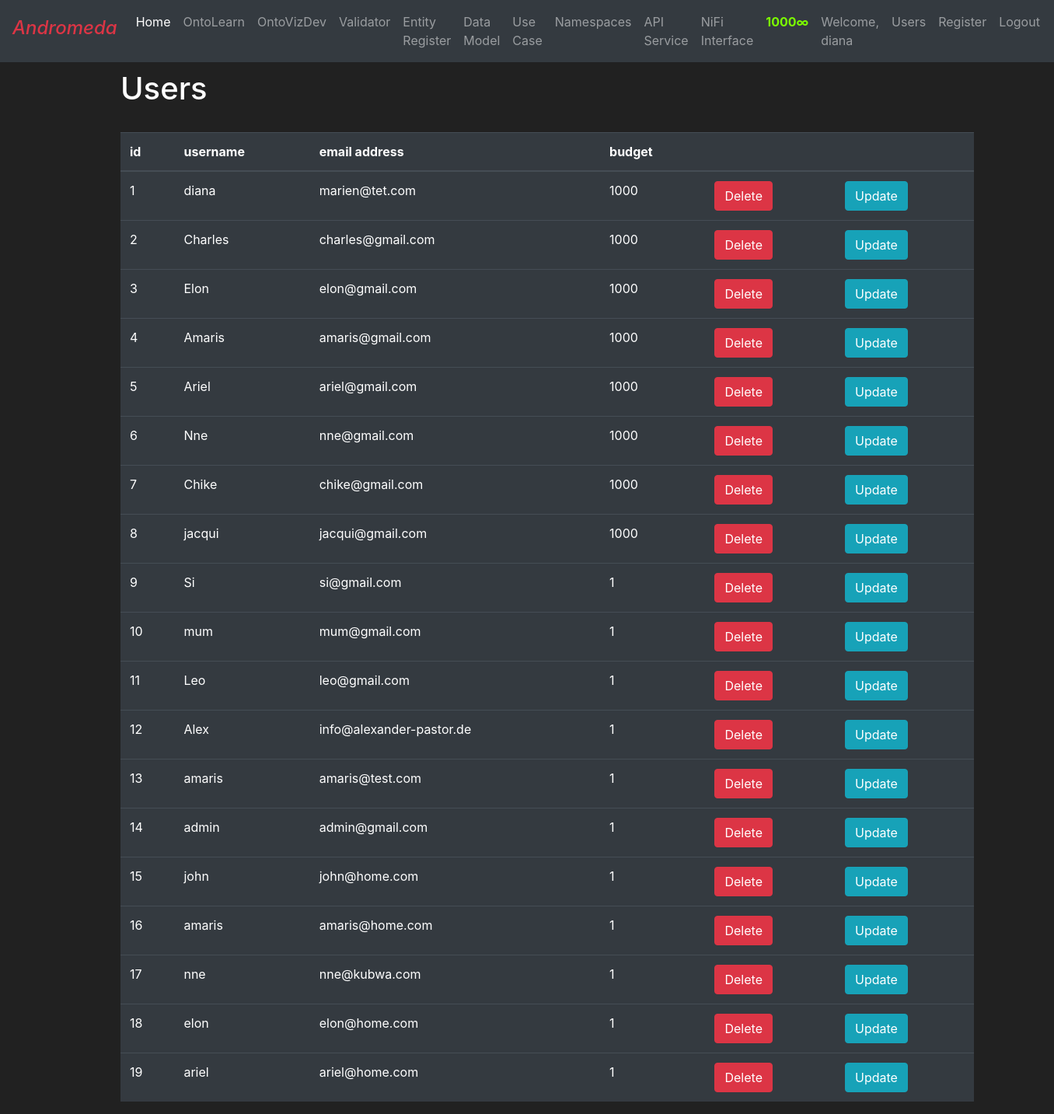
The app's page /auth/users (signed in) with its own data.
### ontoML/models.py (models this page shows, shortened)
class User(db.Model, UserMixin):
    id = db.Column(db.Integer(), primary_key=True)
    username = db.Column(db.String(length=30), nullable=False, unique=True)
    email_address = db.Column(db.String(length=50), nullable=False, unique=True)
    password_hash = db.Column(db.String(length=60), nullable=False)
    budget = db.Column(db.Integer(), nullable=False, default=1)
    items = db.relationship('Item', backref='owned_user', lazy=True)
    @property
    def password(self):
        return self.password
    @property
    def prettier_budget(self):
        if len(str(self.budget)) > 4:
            return f'{str(self.budget)[:-3]},{str(self.budget)[-3:]}∞'
        else:
            return f"{self.budget}∞"

### ontoML/auth.py (the view)
@auth_bp.route("/users")
@login_required
def users_page():
    try:
        users = User.query.all()
        return render_template('users.html', users=users)
    except SQLAlchemyError as e:
        flash('No user database table found!', category='danger')
        app.logger.error(f'SQLAlchemyError: {str(e)}')
        return redirect(url_for('auth.userRegister_page'))

### ontoML/models.py (called while the page is built)
@login_manager.user_loader
def load_user(user_id):
    return User.query.get(int(user_id))

### ontoML/templates/users.html (shortened to what this page needs)
{% extends 'base.html'%}
{% block content %}
<div class="row" style="margin-top:10px; margin-left:140px" >
    <div class="col-11">
      <div class="content">
        <h1>Users</h1>
        <br>
        <table class="table table-hover table-dark">
               <thead>
                   <tr>
                       <th scope="col">id</th>
                       <th scope="col">username</th>
                       <th scope="col">email address</th>
                       <th scope="col">budget</th>
                       <th scope="col"></th>
                       <th scope="col"></th>
                   </tr>
               </thead>
               <tbody>
                       {% for user in users %}
                           <tr>
                               <td>{{ user.id }}</td>
                               <td>{{ user.username }}</td>
                               <td>{{ user.email_address }}</td>
                               <td>{{ user.budget }}</td>
                               <td>
                                   <button class="btn btn-outline btn-danger">Delete</button>
                               </td>
                               <td>
                                   <button class="btn btn-outline btn-info">Update</button>
                               </td>
                           </tr>
                       {% endfor %}
               </tbody>
        </table>
      </div>
    </div>
</div>
{% endblock %}

### ontoML/templates/base.html (shortened to what this page needs)
<!doctype html>
<html lang="en">
   <head>
      <link rel="stylesheet" href="https://cdn.jsdelivr.net/npm/bootstrap@4.5.3/dist/css/bootstrap.min.css">
   </head>
   <body>
        <nav class="navbar navbar-expand-md navbar-dark bg-dark">
          <a class="navbar-brand text-danger font-italic" href="{{ url_for('main.home_page') }}"><h4>Andromeda</h4></a>
          <div class="collapse navbar-collapse" id="navbarNav">
            <ul class="navbar-nav mr-auto">
                <li class="nav-item active">
                    <a class="nav-link" href="{{ url_for('main.home_page') }}">Home <span class="sr-only">(current)</span></a>
                </li>
                 <li class="nav-item">
                    <a class="nav-link" href="{{ url_for('main.ontology_page') }}">OntoLearn</a>
                </li>
                 <li class="nav-item">
                    <a class="nav-link" href="{{ url_for('main.entityRegister_page') }}">OntoVizDev</a>
                </li>
                 <li class="nav-item">
                    <a class="nav-link" href="{{ url_for('main.sparqlquery_page') }}">Validator</a>
                </li>
                <li class="nav-item">
                    <a class="nav-link" href="{{ url_for('main.entityRegister_page') }}">Entity Register</a>
                </li>
                <li class="nav-item">
                    <a class="nav-link" href="{{ url_for('main.datamodel_page') }}">Data Model</a>
                </li>
                 <li class="nav-item">
                    <a class="nav-link" href="{{ url_for('main.use_case_page') }}">Use Case</a>
                </li>
                <li class="nav-item">
                    <a class="nav-link" href="{{ url_for('main.namespaces_page') }}">Namespaces</a>
                </li>
                <li class="nav-item">
                    <a class="nav-link" href="{{ url_for('main.api_page') }}">API Service</a>
                </li>
                 <li class="nav-item">
                    <a class="nav-link" href="{{ url_for('main.nifi_interface_page') }}">NiFi Interface</a>
                </li>
            </ul>
              {% if current_user.is_authenticated %}
                 <ul class="navbar-nav">
                     <li class="nav-item">
                         <a class="nav-link" style="color: lawngreen; font-weight: bold">
                             {{ current_user.prettier_budget }}
                         </a>
                     </li>
                     <li class="nav-item">
                         <a class="nav-link">Welcome, {{ current_user.username }}</a>
                     </li>
                      <li class="nav-item">
                         <a class="nav-link" href="{{ url_for('auth.users_page')}}">Users</a>
                     </li>
                      <li class="nav-item">
                         <a class="nav-link" href="{{ url_for('auth.userRegister_page') }}">Register</a>
                     </li>
                     <li class="nav-item">
                         <a class="nav-link" href="{{ url_for('auth.logout_page') }}">Logout</a>
                     </li>
                 </ul>
              {% endif %}
          </div>
        </nav>
        {% block content %}
        {% endblock %}
   </body>
</html>

### ontoML/templates/base.html (style rules this page uses)
body { background-color: #212121; color: white }

### records on screen
User: prettier_budget "1000∞", username "diana", id "1", email_address "marien@tet.com", budget "1000"
User: id "2", username "Charles", email_address "charles@gmail.com", budget "1000"
User: id "3", username "Elon", email_address "elon@gmail.com", budget "1000"
User: id "4", username "Amaris", email_address "amaris@gmail.com", budget "1000"
User: id "5", username "Ariel", email_address "ariel@gmail.com", budget "1000"
User: id "6", username "Nne", email_address "nne@gmail.com", budget "1000"
User: id "7", username "Chike", email_address "chike@gmail.com", budget "1000"
User: id "8", username "jacqui", email_address "jacqui@gmail.com", budget "1000"
User: id "9", username "Si", email_address "si@gmail.com", budget "1"
User: id "10", username "mum", email_address "mum@gmail.com", budget "1"
User: id "11", username "Leo", email_address "leo@gmail.com", budget "1"
User: id "12", username "Alex", email_address "info@alexander-pastor.de", budget "1"
User: id "13", username "amaris", email_address "amaris@test.com", budget "1"
User: id "14", username "admin", email_address "admin@gmail.com", budget "1"
User: id "15", username "john", email_address "john@home.com", budget "1"
User: id "16", username "amaris", email_address "amaris@home.com", budget "1"
User: id "17", username "nne", email_address "nne@kubwa.com", budget "1"
User: id "18", username "elon", email_address "elon@home.com", budget "1"
User: id "19", username "ariel", email_address "ariel@home.com", budget "1"
